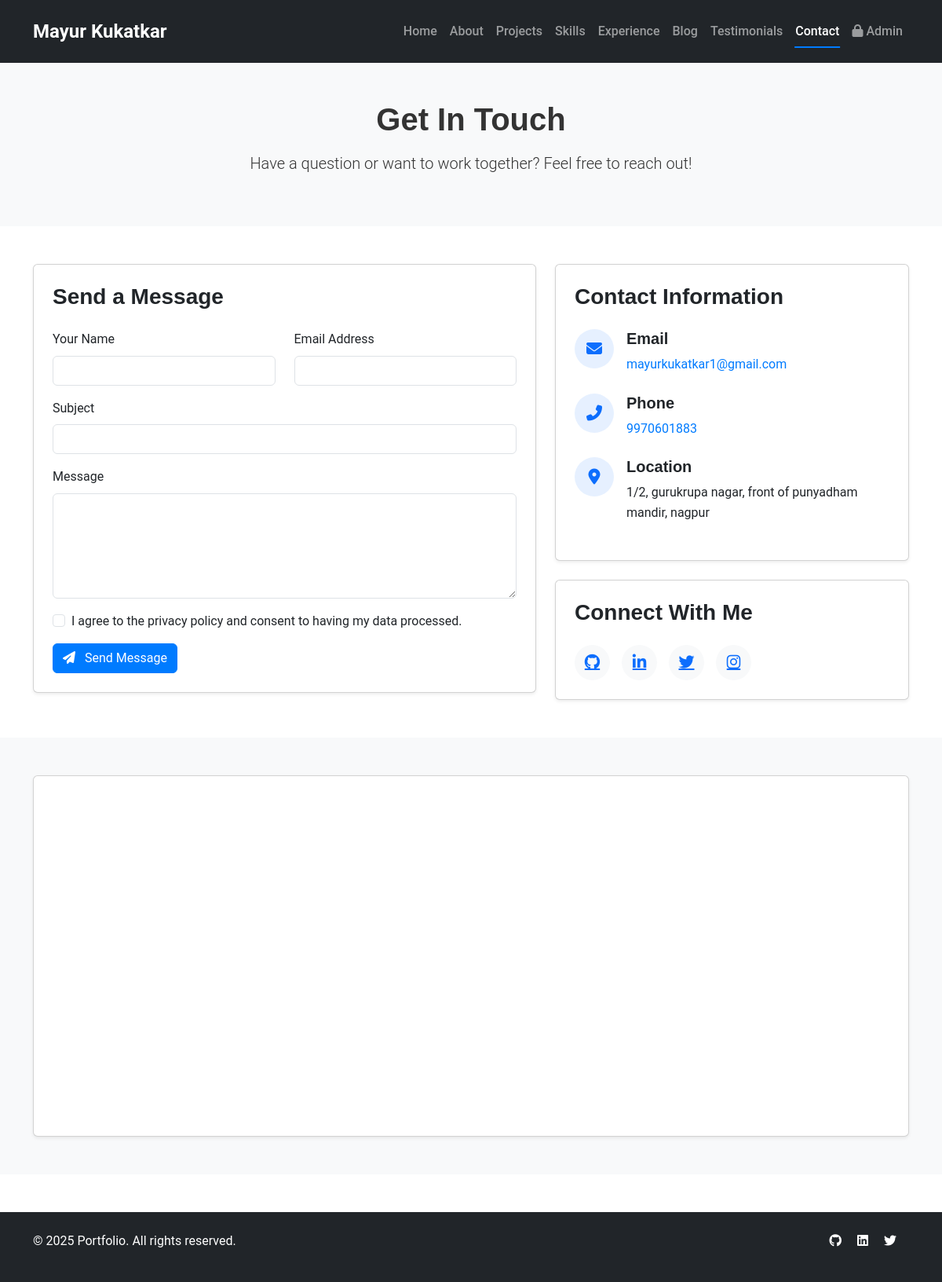
Page /contact/ on the committed database.
### portfolio_app/models.py (models this page shows, shortened)
class Profile(models.Model):
    name = models.CharField(max_length=100)
    bio = RichTextField()
    profile_image = models.ImageField(upload_to='profile/')
    resume = models.FileField(upload_to='resumes/')
    contact_email = models.EmailField()
    phone = models.CharField(max_length=20)
    address = models.CharField(max_length=255)

### portfolio_app/views.py (the view, shortened to what this page needs)
# urls.py: path('contact/', views.contact, name='contact'),
def contact(request):
    context = get_global_context()
    return render(request, 'portfolio_app/contact.html', context)

### portfolio_app/views.py (called while the page is built)
def get_global_context():
    try:
        global_settings = GlobalSetting.objects.first()
    except GlobalSetting.DoesNotExist:
        global_settings = None
    try:
        profile = Profile.objects.first()
    except Profile.DoesNotExist:
        profile = None
    return {
        'global_settings': global_settings,
        'profile': profile,
    }

### templates/portfolio_app/contact.html (shortened to what this page needs)
{% extends 'portfolio_app/base.html' %}
{% block content %}
<section class="py-5 bg-light">
    <div class="container">
        <div class="row">
            <div class="col-lg-8 mx-auto text-center">
                <h1 class="mb-3">Get In Touch</h1>
                <p class="lead">Have a question or want to work together? Feel free to reach out!</p>
            </div>
        </div>
    </div>
</section>
<section class="py-5">
    <div class="container">
        <div class="row">
            <div class="col-lg-7 mb-4 mb-lg-0">
                <div class="card shadow-sm">
                    <div class="card-body p-4">
                        <h3 class="card-title mb-4">Send a Message</h3>
                        <form method="post" action="{% url 'portfolio:contact' %}">
                            <div class="row">
                                <div class="col-md-6 mb-3">
                                    <label for="name" class="form-label">Your Name</label>
                                    <input type="text" class="form-control" id="name" name="name" required>
                                </div>
                                <div class="col-md-6 mb-3">
                                    <label for="email" class="form-label">Email Address</label>
                                    <input type="email" class="form-control" id="email" name="email" required>
                                </div>
                            </div>
                            <div class="mb-3">
                                <label for="subject" class="form-label">Subject</label>
                                <input type="text" class="form-control" id="subject" name="subject" required>
                            </div>
                            <div class="mb-3">
                                <label for="message" class="form-label">Message</label>
                                <textarea class="form-control" id="message" name="message" rows="5" required></textarea>
                            </div>
                            <div class="mb-3 form-check">
                                <input type="checkbox" class="form-check-input" id="privacy" name="privacy" required>
                                <label class="form-check-label" for="privacy">I agree to the privacy policy and consent to having my data processed.</label>
                            </div>
                            <button type="submit" class="btn btn-primary">
                                <i class="fas fa-paper-plane me-2"></i> Send Message
                            </button>
                        </form>
                    </div>
                </div>
            </div>
            <div class="col-lg-5">
                <div class="card shadow-sm mb-4">
                    <div class="card-body p-4">
                        <h3 class="card-title mb-4">Contact Information</h3>
                        <div class="d-flex mb-4">
                            <div class="flex-shrink-0 me-3">
                                <div class="contact-icon-wrapper">
                                    <i class="fas fa-envelope contact-icon"></i>
                                </div>
                            </div>
                            <div class="flex-grow-1">
                                <h5>Email</h5>
                                {% if profile and profile.contact_email %}
                                <p class="mb-0"><a href="mailto:{{ profile.contact_email }}" class="text-decoration-none">{{ profile.contact_email }}</a></p>
                                {% else %}
                                <p class="mb-0"><a href="mailto:contact@example.com" class="text-decoration-none">contact@example.com</a></p>
                                {% endif %}
                            </div>
                        </div>
                        <div class="d-flex mb-4">
                            <div class="flex-shrink-0 me-3">
                                <div class="contact-icon-wrapper">
                                    <i class="fas fa-phone-alt contact-icon"></i>
                                </div>
                            </div>
                            <div class="flex-grow-1">
                                <h5>Phone</h5>
                                {% if profile and profile.phone %}
                                <p class="mb-0"><a href="tel:{{ profile.phone }}" class="text-decoration-none">{{ profile.phone }}</a></p>
                                {% else %}
                                <p class="mb-0"><a href="tel:+11234567890" class="text-decoration-none">+1 (123) 456-7890</a></p>
                                {% endif %}
                            </div>
                        </div>
                        <div class="d-flex mb-4">
                            <div class="flex-shrink-0 me-3">
                                <div class="contact-icon-wrapper">
                                    <i class="fas fa-map-marker-alt contact-icon"></i>
                                </div>
                            </div>
                            <div class="flex-grow-1">
                                <h5>Location</h5>
                                {% if profile and profile.address %}
                                <p class="mb-0">{{ profile.address }}</p>
                                {% else %}
                                <p class="mb-0">New York, NY, United States</p>
                                {% endif %}
                            </div>
                        </div>
                    </div>
                </div>
                <div class="card shadow-sm">
                    <div class="card-body p-4">
                        <h3 class="card-title mb-4">Connect With Me</h3>
                        <div class="social-icons">
                            {% if profile and profile.github %}
                            <a href="{{ profile.github }}" class="social-icon" target="_blank">
                                <i class="fab fa-github"></i>
                            </a>
                            {% else %}
                            <a href="https://github.com/" class="social-icon" target="_blank">
                                <i class="fab fa-github"></i>
                            </a>
                            {% endif %}
                            {% if profile and profile.linkedin %}
                            <a href="{{ profile.linkedin }}" class="social-icon" target="_blank">
                                <i class="fab fa-linkedin-in"></i>
                            </a>
                            {% else %}
                            <a href="https://linkedin.com/" class="social-icon" target="_blank">
                                <i class="fab fa-linkedin-in"></i>
                            </a>
                            {% endif %}
                            {% if profile and profile.twitter %}
                            <a href="{{ profile.twitter }}" class="social-icon" target="_blank">
                                <i class="fab fa-twitter"></i>
                            </a>
                            {% else %}
                            <a href="https://twitter.com/" class="social-icon" target="_blank">
                                <i class="fab fa-twitter"></i>
                            </a>
                            {% endif %}
                            {% if profile and profile.instagram %}
                            <a href="{{ profile.instagram }}" class="social-icon" target="_blank">
                                <i class="fab fa-instagram"></i>
                            </a>
                            {% else %}
                            <a href="https://instagram.com/" class="social-icon" target="_blank">
                                <i class="fab fa-instagram"></i>
                            </a>
                            {% endif %}
                        </div>
                    </div>
                </div>
            </div>
        </div>
    </div>
</section>
<section class="py-5 bg-light">
    <div class="container">
        <div class="row">
            <div class="col-12">
                <div class="card shadow-sm">
                    <div class="card-body p-0">
                        <div class="map-container">
                            <iframe src="https://www.google.com/maps/embed?pb=!1m18!1m12!1m3!1d193595.15830869428!2d-74.11976397304903!3d40.69766374874431!2m3!1f0!2f0!3f0!3m2!1i1024!2i768!4f13.1!3m3!1m2!1s0x89c24fa5d33f083b%3A0xc80b8f06e177fe62!2sNew%20York%2C%20NY%2C%20USA!5e0!3m2!1sen!2s!4v1645564956040!5m2!1sen!2s" width="100%" height="450" style="border:0;" allowfullscreen="" loading="lazy"></iframe>
                        </div>
                    </div>
                </div>
            </div>
        </div>
    </div>
</section>
{% endblock %}

### templates/portfolio_app/base.html (shortened to what this page needs)
<!DOCTYPE html>
<html lang="en">
<head>
    <link href="https://cdn.jsdelivr.net/npm/bootstrap@5.3.0/dist/css/bootstrap.min.css" rel="stylesheet">
    <link rel="stylesheet" href="https://cdnjs.cloudflare.com/ajax/libs/font-awesome/6.4.0/css/all.min.css">
    <link rel="stylesheet" href="/static/css/style.css">
</head>
<body>
    <nav class="navbar navbar-expand-lg navbar-dark bg-dark sticky-top">
        <div class="container">
            {% if profile %}
            <a class="navbar-brand" href="{% url 'portfolio:home' %}">{{ profile.name }}</a>
            {% else %}
            <a class="navbar-brand" href="{% url 'portfolio:home' %}">Portfolio</a>
            {% endif %}
            <div class="collapse navbar-collapse" id="navbarNav">
                <ul class="navbar-nav ms-auto">
                    <li class="nav-item">
                        <a class="nav-link {% if request.path == '/' %}active{% endif %}" href="{% url 'portfolio:home' %}">Home</a>
                    </li>
                    <li class="nav-item">
                        <a class="nav-link {% if 'about' in request.path %}active{% endif %}" href="{% url 'portfolio:about' %}">About</a>
                    </li>
                    <li class="nav-item">
                        <a class="nav-link {% if 'projects' in request.path %}active{% endif %}" href="{% url 'portfolio:projects' %}">Projects</a>
                    </li>
                    <li class="nav-item">
                        <a class="nav-link {% if 'skills' in request.path %}active{% endif %}" href="{% url 'portfolio:skills' %}">Skills</a>
                    </li>
                    <li class="nav-item">
                        <a class="nav-link {% if 'experience' in request.path %}active{% endif %}" href="{% url 'portfolio:experience' %}">Experience</a>
                    </li>
                    <li class="nav-item">
                        <a class="nav-link {% if 'blog' in request.path %}active{% endif %}" href="{% url 'portfolio:blog' %}">Blog</a>
                    </li>
                    <li class="nav-item">
                        <a class="nav-link {% if 'testimonials' in request.path %}active{% endif %}" href="{% url 'portfolio:testimonials' %}">Testimonials</a>
                    </li>
                    <li class="nav-item">
                        <a class="nav-link {% if 'contact' in request.path %}active{% endif %}" href="{% url 'portfolio:contact' %}">Contact</a>
                    </li>
                    <li class="nav-item">
                        <a class="nav-link" href="/admin/" target="_blank"><i class="fas fa-lock"></i> Admin</a>
                    </li>
                </ul>
            </div>
        </div>
    </nav>
    <main>
        {% block content %}{% endblock %}
    </main>
    <footer class="bg-dark text-white py-4 mt-5">
        <div class="container">
            <div class="row">
                <div class="col-md-6">
                    {% if global_settings %}
                    <p>{{ global_settings.footer_text }}</p>
                    {% else %}
                    <p>&copy; {% now "Y" %} Portfolio. All rights reserved.</p>
                    {% endif %}
                </div>
                <div class="col-md-6 text-md-end">
                    {% if global_settings and global_settings.social_links %}
                    <div class="social-links">
                        {% for platform, url in global_settings.social_links.items %}
                        <a href="{{ url }}" class="text-white me-3" target="_blank">
                            <i class="fab fa-{{ platform }}"></i>
                        </a>
                        {% endfor %}
                    </div>
                    {% else %}
                    <div class="social-links">
                        <a href="#" class="text-white me-3"><i class="fab fa-github"></i></a>
                        <a href="#" class="text-white me-3"><i class="fab fa-linkedin"></i></a>
                        <a href="#" class="text-white me-3"><i class="fab fa-twitter"></i></a>
                    </div>
                    {% endif %}
                </div>
            </div>
        </div>
    </footer>
</body>
</html>

### static/css/style.css (style rules this page uses)
body { font-family: 'Roboto', sans-serif; color: #333; line-height: 1.6; }
h1, h2, h3, h4, h5, h6 { font-family: 'Poppins', sans-serif; font-weight: 600; }
a { color: #007bff; transition: all 0.3s ease; }
.btn-primary { background-color: #007bff; border-color: #007bff; }
.shadow-sm { box-shadow: 0 0.125rem 0.25rem rgba(0, 0, 0, 0.075) !important; }
.navbar { padding: 1rem 0; transition: all 0.3s ease; }
.navbar-brand { font-weight: 700; font-size: 1.5rem; }
.navbar-nav .nav-link { font-weight: 500; padding: 0.5rem 1rem; position: relative; }
.navbar-nav .nav-link::after { content: ''; position: absolute; width: 0; height: 2px; background-color: #007bff; bottom: 0; left: 50%; transform: translateX(-50%); transition: width 0.3s ease; }
.navbar-nav .nav-link:hover::after, .navbar-nav .nav-link.active::after { width: 80%; }

### templates/portfolio_app/contact.html (style rules this page uses)
.contact-icon-wrapper { width: 50px; height: 50px; background-color: rgba(13, 110, 253, 0.1); border-radius: 50%; display: flex; align-items: center; justify-content: center; }
.contact-icon { color: #0d6efd; font-size: 1.25rem; }
.social-icons { display: flex; gap: 15px; }
.social-icon { display: flex; align-items: center; justify-content: center; width: 45px; height: 45px; background-color: #f8f9fa; border-radius: 50%; color: #0d6efd; font-size: 1.25rem; transition: all 0.3s ease; }
.map-container { overflow: hidden; border-radius: 0.25rem; }

### rows in the picture
Profile: name "Mayur Kukatkar", contact_email "mayurkukatkar1@gmail.com", phone "9970601883", address "1/2, gurukrupa nagar, front of punyadham mandir, nagpur"
